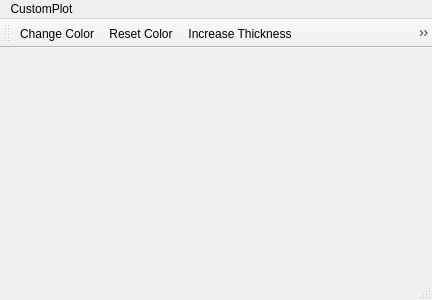
<?xml version="1.0" encoding="UTF-8"?>
<ui version="4.0">
 <class>MainWindow</class>
 <widget class="QMainWindow" name="MainWindow">
  <property name="geometry">
   <rect>
    <x>0</x>
    <y>0</y>
    <width>430</width>
    <height>300</height>
   </rect>
  </property>
  <property name="windowTitle">
   <string>MainWindow</string>
  </property>
  <widget class="QWidget" name="centralWidget">
   <layout class="QHBoxLayout" name="horizontalLayout">
    <item>
     <layout class="QVBoxLayout" name="verticalLayout">
      <item>
       <widget class="QCustomPlot" name="customPlot1" native="true">
        <zorder>label</zorder>
       </widget>
      </item>
      <item>
       <widget class="QCustomPlot" name="customPlot2" native="true">
        <property name="minimumSize">
         <size>
          <width>410</width>
          <height>0</height>
         </size>
        </property>
       </widget>
      </item>
      <item>
       <widget class="QCustomPlot" name="customPlot3" native="true"/>
      </item>
      <item>
       <widget class="QCustomPlot" name="customPlot4" native="true">
        <zorder>label</zorder>
       </widget>
      </item>
     </layout>
    </item>
   </layout>
  </widget>
  <widget class="QMenuBar" name="menuBar">
   <property name="geometry">
    <rect>
     <x>0</x>
     <y>0</y>
     <width>430</width>
     <height>21</height>
    </rect>
   </property>
   <widget class="QMenu" name="menuCustomPlot">
    <property name="title">
     <string>CustomPlot</string>
    </property>
    <addaction name="actionColor"/>
    <addaction name="actionReset_Color"/>
    <addaction name="actionIncrease_Thickness"/>
    <addaction name="actionDecrease_Thickness"/>
    <addaction name="actionRestore"/>
   </widget>
   <addaction name="menuCustomPlot"/>
  </widget>
  <widget class="QToolBar" name="mainToolBar">
   <attribute name="toolBarArea">
    <enum>TopToolBarArea</enum>
   </attribute>
   <attribute name="toolBarBreak">
    <bool>false</bool>
   </attribute>
   <addaction name="actionColor"/>
   <addaction name="actionReset_Color"/>
   <addaction name="actionIncrease_Thickness"/>
   <addaction name="actionDecrease_Thickness"/>
   <addaction name="actionRestore"/>
  </widget>
  <widget class="QStatusBar" name="statusBar"/>
  <action name="actionColor">
   <property name="text">
    <string>Change Color</string>
   </property>
  </action>
  <action name="actionReset_Color">
   <property name="text">
    <string>Reset Color</string>
   </property>
  </action>
  <action name="actionIncrease_Thickness">
   <property name="text">
    <string>Increase Thickness</string>
   </property>
  </action>
  <action name="actionDecrease_Thickness">
   <property name="text">
    <string>Decrease Thickness</string>
   </property>
  </action>
  <action name="actionRestore">
   <property name="text">
    <string>Restore</string>
   </property>
  </action>
 </widget>
 <layoutdefault spacing="6" margin="11"/>
 <customwidgets>
  <customwidget>
   <class>QCustomPlot</class>
   <extends>QWidget</extends>
   <header>qcustomplot.h</header>
   <container>1</container>
  </customwidget>
 </customwidgets>
 <resources/>
 <connections/>
</ui>
